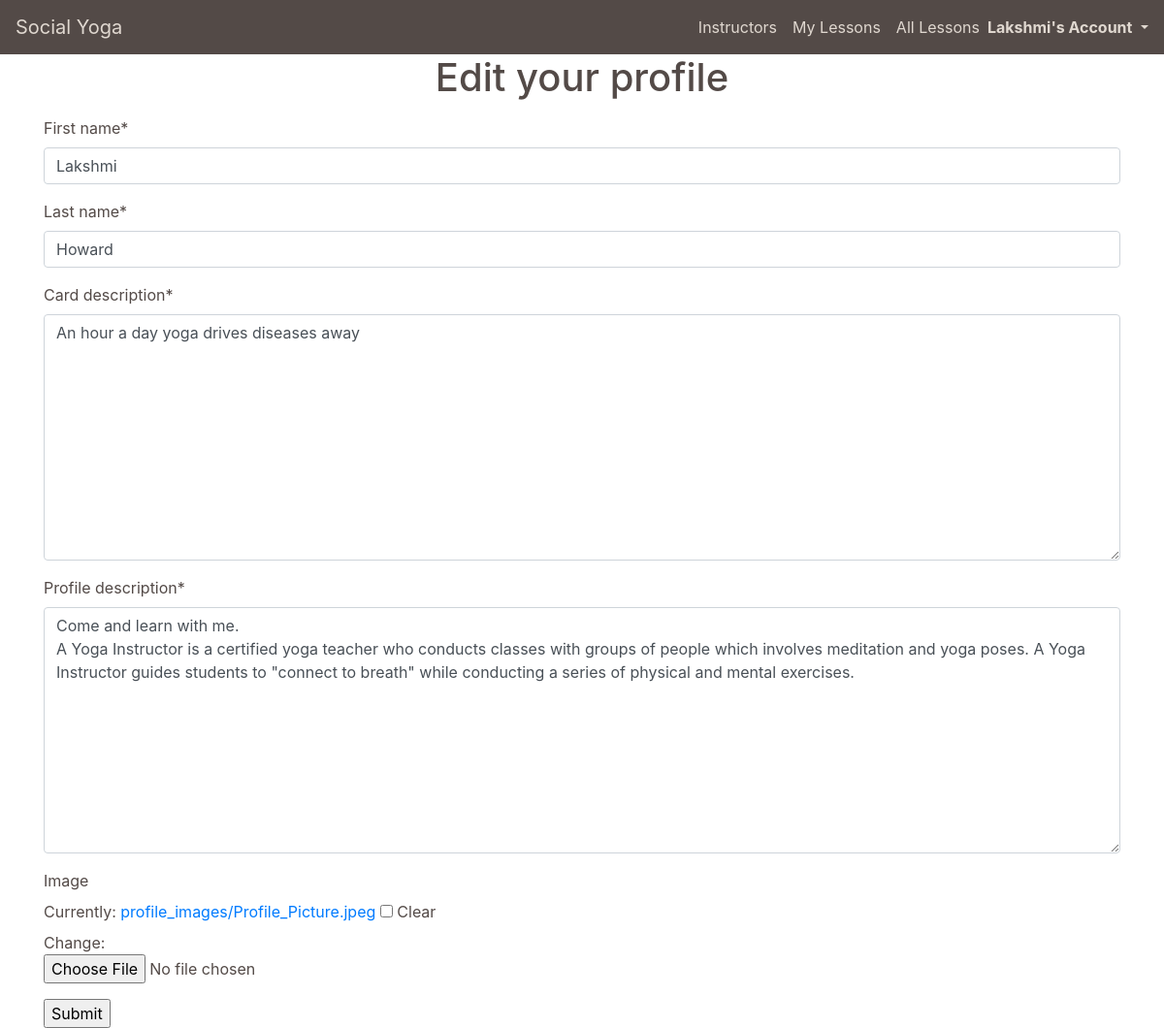
Page /profiles/ (signed in) on the committed database.
### profiles/models.py (models this page shows, shortened)
class UserProfile(models.Model):
    user = models.OneToOneField(User, on_delete=models.CASCADE)
    first_name = models.CharField(max_length=50, null=False, blank=False)
    last_name = models.CharField(max_length=50, null=False, blank=False)
    is_instructor = models.BooleanField(default=False)
    card_description = models.TextField(max_length=512)
    profile_description = models.TextField()
    image = ResizedImageField(size=[600, 600], quality=75, crop=['middle', 'center'], force_format='JPEG', null=True, blank=True, upload_to='profile_images/')
    rating = models.DecimalField(max_digits=5, decimal_places=0, null=True, blank=True)

### profiles/views.py (the view)
# urls.py: path('', views.profile, name='profile'),
def profile(request):
    profile = get_object_or_404(UserProfile, user=request.user)
    if request.method == 'POST':
        form = ProfileForm(request.POST, request.FILES, instance=profile)
        if form.is_valid():
            form.save()
        return redirect('profile')
    else:
        form = ProfileForm(instance=profile)
        context = {
            'profile': profile,
            'form': form,
        }
        return render(request, 'profiles/profile.html', context)

### profiles/forms.py
class ProfileForm(forms.ModelForm):
    class Meta:
        model = UserProfile
        fields = '__all__'
        widgets = {
                   'user': forms.HiddenInput,
                   'is_instructor': forms.HiddenInput,
                   'rating': forms.HiddenInput,
                  }
    def __init__(self, *args, **kwargs):
        super(ProfileForm, self).__init__(*args, **kwargs)
        self.fields['user'].disabled = True
        self.fields['is_instructor'].disabled = True
        self.fields['rating'].disabled = True

### profiles/templates/profiles/profile.html (shortened to what this page needs)
{% extends "base.html" %}
{% load static %}
{% block page_header %}
    <div class="container header-container">
        <div class="row">
            <div class="col">
                <h1 class="text-center mb-3">Edit your profile</h1>
            </div>
        </div>
    </div>
{% endblock %}
{% block content %}
    <div class="container page-contents">
        <div class="row">
            <div class="col-12">
                <form method="POST" action="{% url 'profile' %}" class="form" enctype="multipart/form-data">
                    {{ form|crispy }}
                    <input type="submit" value="Submit">
                </form>
            </div>
        </div>
    </div>
{% endblock %}

### templates/base.html (shortened to what this page needs)
{% load static %}
<!doctype html>
<html lang="en">
  <head>
    {% block corecss %}
      <link rel="stylesheet" href="https://cdn.jsdelivr.net/npm/bootstrap@4.5.3/dist/css/bootstrap.min.css">
      <link rel="stylesheet" href="{% static 'css/base.css' %}" >
    {% endblock %}
</head>
<body>
    <header class="container-fluid fixed-top p-0">
        <nav class="navbar navbar-expand-lg navbar-custom">
            <a class="navbar-brand" href="{% url 'home' %}">Social Yoga</a>
            <div class="collapse navbar-collapse" id="navbarNav">
                <ul class="navbar-nav ml-auto mb-2 mb-lg-0">
                    <li class="nav-item">
                        <a class="nav-link active" aria-current="page" href="{% url 'instructors' %}">Instructors</a>
                    </li>
                    {% if user.is_authenticated %}
                    <li class="nav-item">
                        <a class="nav-link active" aria-current="page" href="{% url 'lessons'%}?filter=mylessons">My Lessons</a>
                    </li>
                    <li class="nav-item">
                        <a class="nav-link active" aria-current="page" href="{% url 'lessons' %}">All Lessons</a>
                    </li>
                    {% endif %}
                    <li class="d-flex align-items-center">
                        <div class="nav-item dropdown">
                            <a class="dropdown-toggle" href="#" role="button" id="dropdownMenuLink" data-toggle="dropdown" aria-haspopup="true" aria-expanded="false">
                                <strong>{% if user.is_authenticated %}{{ user|title }}'s{% else %}My{% endif %} Account</strong>
                            </a>
                        </div>
                    </li>
                </ul>
            </div>
        </nav>
    </header>
        {% block page_header %}
        {% endblock %}
        {% block content %}
        {% endblock %}
</body>
</html>

### static/css/base.css (style rules this page uses)
.navbar-custom { background-color: #534a47; }
.navbar-custom a { color: #e0d8d0; }
.header-container { margin-top: 56px; }
body { background: url('/media/background-image.jpg') no-repeat center center fixed; background-size: cover; height: calc(100vh - 164px); color: #534a47; }

### rows in the picture
UserProfile: first_name "Lakshmi", last_name "Howard", card_description "An hour a day yoga drives diseases away", profile_description "Come and learn with me. A Yoga Instructor is a certified yoga teacher who conducts classes with groups of people which involves meditation and yoga poses. A Yoga Instructor guides students to \"connect to breath\" while conducting a series of physical and mental exercises."

### other values in the picture
{{ user|title }} "Lakshmi"
